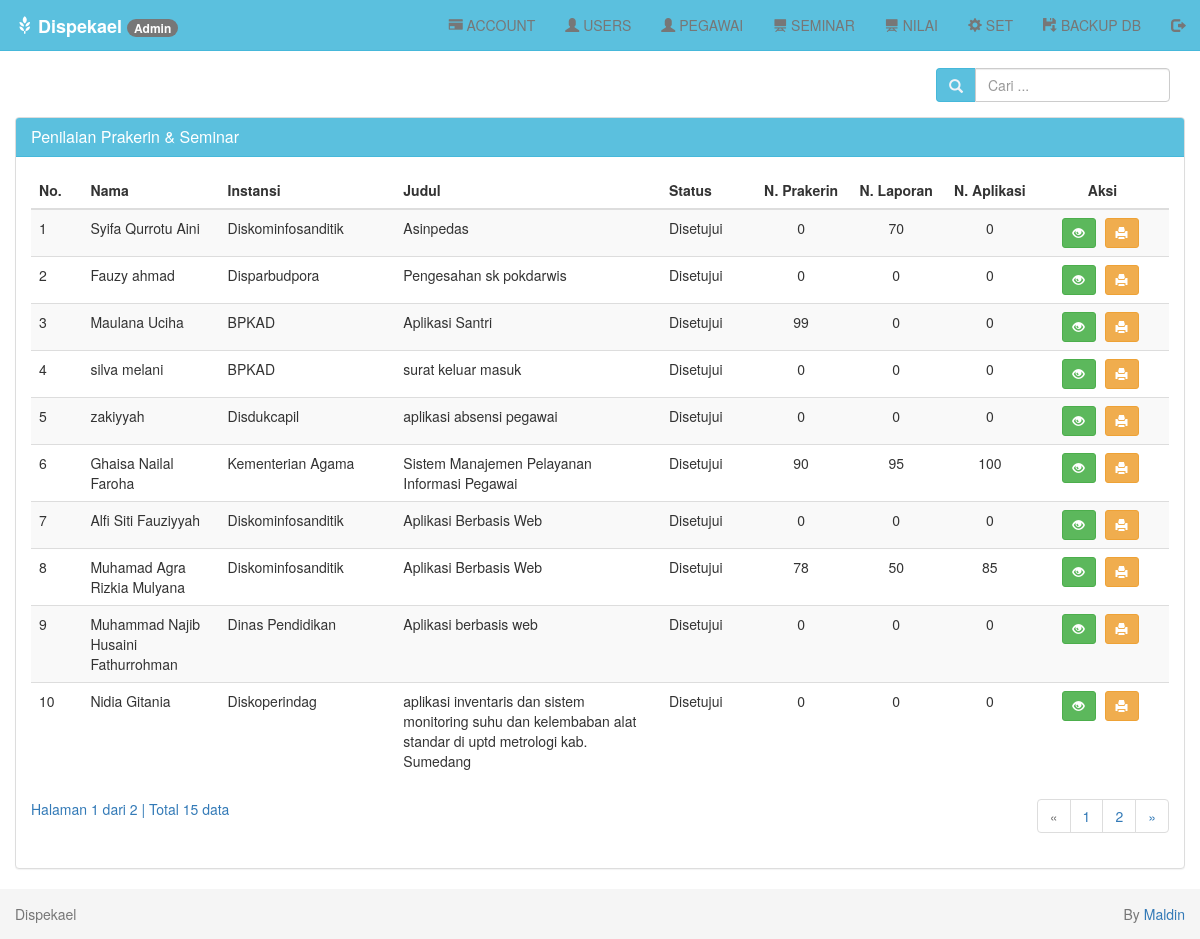
Page /index.php?page=tampil-nilai (signed in) on the earlier database version.
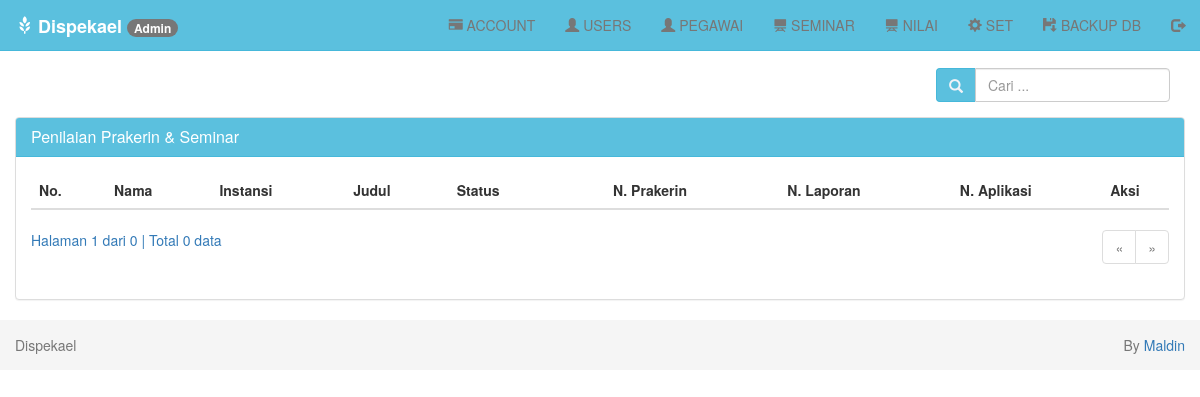
Same page on the later database version.
### tables this page shows
CREATE TABLE `seminar` (
  `idseminar` int(5) NOT NULL AUTO_INCREMENT,
  `nis` int(8) NOT NULL,
  `judul` varchar(255) NOT NULL,
  `file` varchar(255) NOT NULL,
  `tautan` varchar(255) NOT NULL,
  `statussem` varchar(30) NOT NULL,
  `ket` varchar(255) NOT NULL,
  `pengujilap` int(8) NOT NULL,
  `pengujiapl` int(8) NOT NULL,
  `nilaiprakerin` int(3) NOT NULL,
  `nilailaporan` int(3) NOT NULL,
  `nilaiaplikasi` int(3) NOT NULL,
  PRIMARY KEY (`idseminar`)
);

CREATE TABLE `users` (
  `nis` bigint(12) unsigned NOT NULL,
  `id` bigint(12) unsigned NOT NULL,
  `nama` varchar(255) NOT NULL,
  `tanggal_lahir` date NOT NULL,
  `alamat` varchar(255) NOT NULL,
  `instansi` varchar(100) NOT NULL,
  `telp` varchar(15) NOT NULL,
  `stat` varchar(30) NOT NULL,
  `foto` varchar(255) NOT NULL,
  PRIMARY KEY (`nis`)
);

### seminar/tampil-nilai.php (the view, shortened to what the changed rows need)
<?php
if (isset($_POST['cari'])) {
    $cari = $_POST['cari'];
} else {
    $cari = "";
}
?>
<br>
<div class="row">
    <div class="col-md-12">
        <div class="panel-body">
            <div class="pull-right btn-tambah">
                <form class="form-inline" method="POST" action="?page=seminar-tampil">
                    <div class="form-group">
                        <div class="input-group">
                            <div class="input-group-addon">
                                <i class="glyphicon glyphicon-search"></i>
                            </div>
                            <input type="text" class="form-control" name="cari" placeholder="Cari ..." autocomplete="off" value="<?php echo $cari; ?>">
                        </div>
                    </div>
                </form>
            </div>
        </div>
        <div class="panel panel-default">
            <div class="panel-heading">
                <h3 class="panel-title">Penilaian Prakerin & Seminar</h3>
            </div>
            <div class="panel-body">
                <div class="table-responsive">
                    <table class="table table-striped table-hover">
                        <thead>
                            <tr>
                                <th>No.</th>
                                <th>Nama</th>
                                <th>Instansi</th>
                                <th>Judul</th>
                                <th>Status</th>
                                <th class='center'>N. Prakerin</th>
                                <th class='center'>N. Laporan</th>
                                <th class='center'>N. Aplikasi</th>
                                <th class='center'>Aksi</th>
                            </tr>
                        </thead>
                        <tbody>
                            <?php
                            $batas = 10;
                            if (isset($cari)) {
                                $jumlah_record = mysqli_query($db, "SELECT seminar.*, users.nama, users.instansi FROM seminar JOIN users ON users.nis = seminar.nis WHERE instansi LIKE '%$cari%' OR nama LIKE '%$cari%'") or die('Ada kesalahan pada query jumlah_record: ' . mysqli_error($db));
                            } else {
                                $jumlah_record = mysqli_query($db, "SSELECT seminar.*, users.nama, users.instansi FROM seminar JOIN users ON users.nis = seminar.nis") or die('Ada kesalahan pada query jumlah_record: ' . mysqli_error($db));
                            }
                            $jumlah  = mysqli_num_rows($jumlah_record);
                            $halaman = ceil($jumlah / $batas);
                            $page    = (isset($_GET['hal'])) ? (int)$_GET['hal'] : 1;
                            $mulai   = ($page - 1) * $batas;
                            $no = 1;
                            if (isset($cari)) {
                                $query = mysqli_query($db, "SELECT seminar.*, users.nama, users.instansi FROM seminar JOIN users ON users.nis = seminar.nis WHERE instansi LIKE '%$cari%' OR nama LIKE '%$cari%' ORDER BY nis LIMIT $mulai, $batas")
                                    or die('Ada kesalahan pada query seminar: ' . mysqli_error($db));
                            } else {
                                $query = mysqli_query($db, "SELECT seminar.*, users.nama, users.instansi FROM seminar JOIN users ON users.nis = seminar.nis ORDER BY nis LIMIT $mulai, $batas") or die('Ada kesalahan pada query seminar: ' . mysqli_error($db));
                            }
                            while ($data = mysqli_fetch_assoc($query)) {
                                echo "  <tr>
                      <td width='20'>$no</td>
                      <td width='100'>$data[nama]</td>
                      <td width='75'>$data[instansi]</td>
                      <td width='200'>$data[judul]</td>
                      <td width='50'>$data[statussem]</td>
                      <td width='25' align='center'>$data[nilaiprakerin]</td>
                      <td width='25' align='center'>$data[nilailaporan]</td>
                      <td width='25' align='center'>$data[nilaiaplikasi]</td>
                      <td width='100' class='center'>
                        <div class=''>
                        <a data-toggle='tooltip' data-placement='top' title='Detail' style='margin-right:5px' class='btn btn-success btn-sm' href='?page=seminar-detail&id=$data[idseminar]'> <i class='glyphicon glyphicon-eye-open'></i></a>
                        <a data-toggle='tooltip' data-placement='top' title='Print Detail' style='margin-right:5px' class='btn btn-warning btn-sm' href='?page=seminar-print-detail&id=$data[idseminar]' target='_blank'> <i class='glyphicon glyphicon-print'></i></a>";;
                            ?>
                            <?php
                                echo "
                        </div>
                      </td>
                    </tr>";
                                $no++;
                            }
                            ?>
                        </tbody>
                    </table>
                    <?php
                    if (empty($_GET['hal'])) {
                        $halaman_aktif = '1';
                    } else {
                        $halaman_aktif = $_GET['hal'];
                    }
                    ?>
                    <a>
                        Halaman <?php echo $halaman_aktif; ?> dari <?php echo $halaman; ?> |
                        Total <?php echo $jumlah; ?> data
                    </a>
                    <nav>
                        <ul class="pagination pull-right">
                            <?php
                            if ($halaman_aktif <= '1') { ?>
                                <li class="disabled">
                                    <a href="" aria-label="Previous">
                                        <span aria-hidden="true">&laquo;</span>
                                    </a>
                                </li>
                            <?php
                            }
                            ?>
                            <?php
                            for ($x = 1; $x <= $halaman; $x++) { ?>
                                <li class="">
                                    <a href="?page=seminar-tampil&hal=<?php echo $x ?>"><?php echo $x ?></a>
                                </li>
                            <?php
                            }
                            ?>
                            <?php
                            if ($halaman_aktif >= $halaman) { ?>
                                <li class="disabled">
                                    <a href="" aria-label="Next">
                                        <span aria-hidden="true">&raquo;</span>
                                    </a>
                                </li>
                            <?php
                            } else { ?>
                                <li>
                                    <a href="?page=seminar-tampil&hal=<?php echo $page + 1 ?>" aria-label="Next">
                                        <span aria-hidden="true">&raquo;</span>
                                    </a>
                                </li>
                            <?php
                            }
                            ?>
                        </ul>
                    </nav>
                </div>
            </div>
        </div>
    </div>
</div>

### menu/menu-admin.php (shortened to what the changed rows need)
<div class="container-fluid">
    <div class="navbar-header">
        <a class="navbar-brand" href="index.php">
            <i class="glyphicon glyphicon-grain"></i>
            <b>Dispekael</b> <span class="badge"><?php echo $_SESSION['level']; ?></span></a>
    </div>
    <?php
    $ids = $_SESSION['id'];
    ?>
    <div class="collapse navbar-collapse" id="bs-example-navbar-collapse-1">
        <ul class="nav navbar-nav navbar-right">
            <li><a href="?page=user-tampil"> <i class="glyphicon glyphicon-credit-card"></i> ACCOUNT </a></li>
            <li><a href="?page=users-tampil"> <i class="glyphicon glyphicon-user"></i> USERS </a></li>
            <li><a href="?page=pegawai-tampil"> <i class="glyphicon glyphicon-user"></i> PEGAWAI</a></li>
            <li><a href="?page=seminar-tampil"> <i class="glyphicon glyphicon-blackboard"></i> SEMINAR</a></li>
            <li><a href="?page=tampil-nilai"> <i class="glyphicon glyphicon-blackboard"></i> NILAI</a></li>
            <li><a href="?page=ubah&id=<?php echo $ids ?>"><i class="glyphicon glyphicon-cog"></i> SET</a></li>
            <li><a href="config/backup.php"><i class="glyphicon glyphicon-floppy-save"></i> BACKUP DB</a></li>
            <li><a href="logout.php"> <i class="glyphicon glyphicon-log-out"></i></a></li>
        </ul>
    </div>
</div>

Differences in the rows shown:
removed seminar: users.nama "Syifa Qurrotu Aini", users.instansi "Diskominfosanditik", judul "Asinpedas", statussem "Disetujui", nilaiprakerin "0", nilailaporan "70", nilaiaplikasi "0"
removed seminar: users.nama "Fauzy ahmad", users.instansi "Disparbudpora", judul "Pengesahan sk pokdarwis", statussem "Disetujui", nilaiprakerin "0", nilailaporan "0", nilaiaplikasi "0"
removed seminar: users.nama "Maulana Uciha", users.instansi "BPKAD", judul "Aplikasi Santri", statussem "Disetujui", nilaiprakerin "99", nilailaporan "0", nilaiaplikasi "0"
removed seminar: users.nama "silva melani", users.instansi "BPKAD", judul "surat keluar masuk", statussem "Disetujui", nilaiprakerin "0", nilailaporan "0", nilaiaplikasi "0"
removed seminar: users.nama "zakiyyah", users.instansi "Disdukcapil", judul "aplikasi absensi pegawai", statussem "Disetujui", nilaiprakerin "0", nilailaporan "0", nilaiaplikasi "0"
removed seminar: users.nama "Ghaisa Nailal Faroha", users.instansi "Kementerian Agama", judul "Sistem Manajemen Pelayanan Informasi Pegawai", statussem "Disetujui", nilaiprakerin "90", nilailaporan "95", nilaiaplikasi "100"
removed seminar: users.nama "Alfi Siti Fauziyyah", users.instansi "Diskominfosanditik", judul "Aplikasi Berbasis Web", statussem "Disetujui", nilaiprakerin "0", nilailaporan "0", nilaiaplikasi "0"
removed seminar: users.nama "Muhamad Agra Rizkia Mulyana", users.instansi "Diskominfosanditik", judul "Aplikasi Berbasis Web", statussem "Disetujui", nilaiprakerin "78", nilailaporan "50", nilaiaplikasi "85"
removed seminar: users.nama "Muhammad Najib Husaini Fathurrohman", users.instansi "Dinas Pendidikan", judul "Aplikasi berbasis web", statussem "Disetujui", nilaiprakerin "0", nilailaporan "0", nilaiaplikasi "0"
removed seminar: users.nama "Nidia Gitania", users.instansi "Diskoperindag", judul "aplikasi inventaris dan sistem monitoring suhu dan kelembaban alat standar di uptd metrologi kab. Sumedang", statussem "Disetujui", nilaiprakerin "0", nilailaporan "0", nilaiaplikasi "0"
Other differences:
$halaman: "2" → "0"
$jumlah: "15" → "0"
list line gone: "1"
list line gone: "2"
